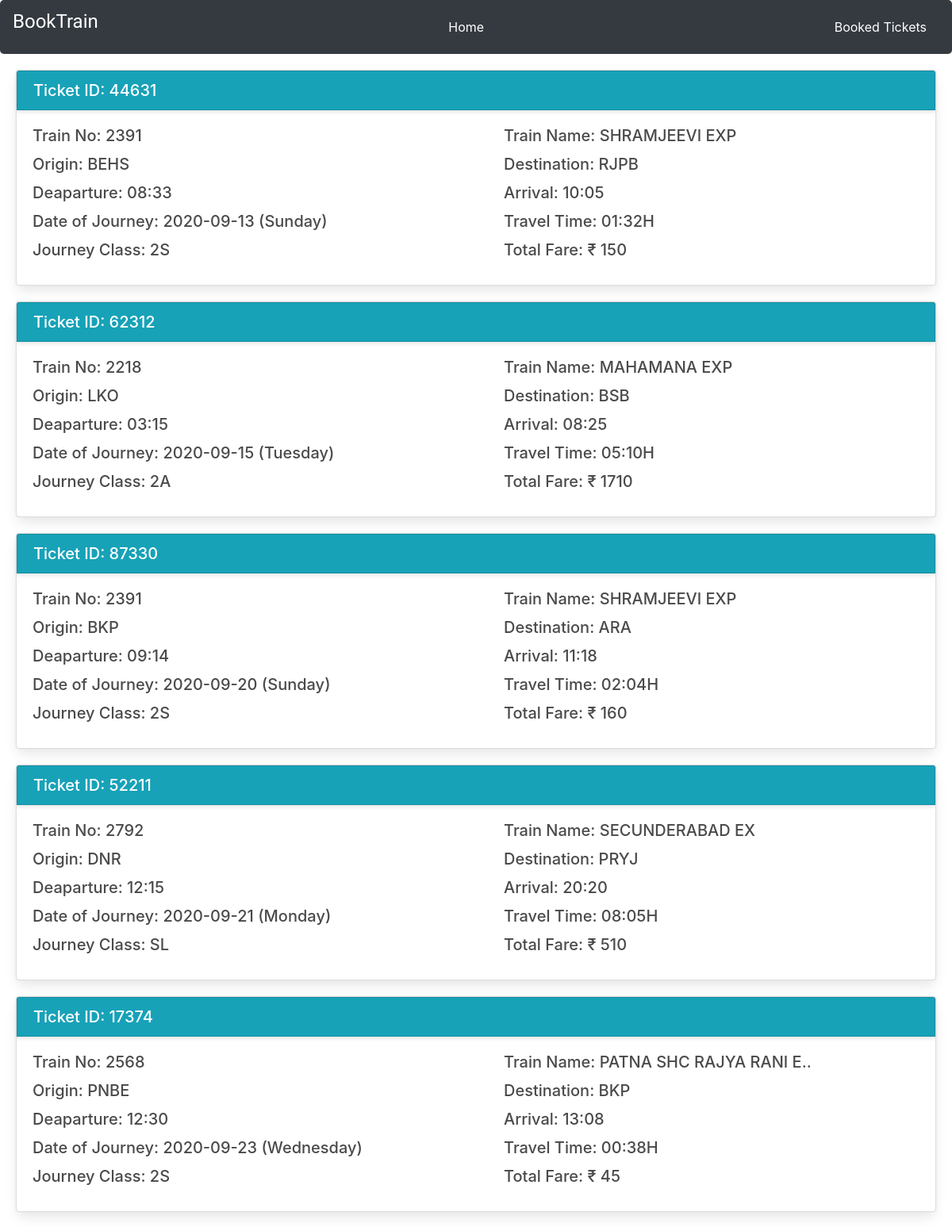
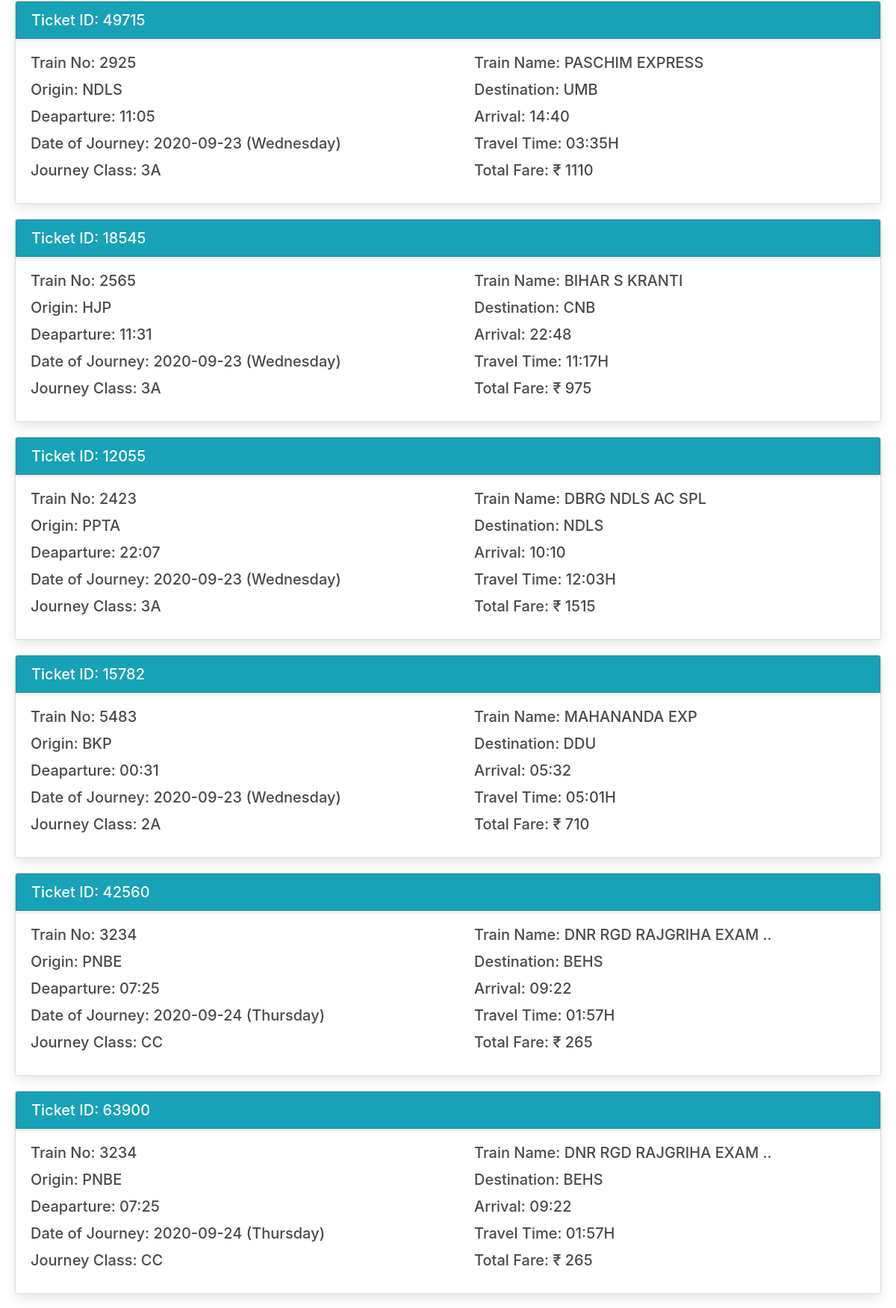
The page /history/ (upper part) on the database its author committed (2 pictures, top to bottom).
### Train_app/models.py (models this page shows, shortened)
class TicketModel(models.Model):
    Ticket_id = models.IntegerField(null=True)
    Train_number = models.IntegerField()
    Train_name = models.CharField(max_length=256)
    Origin = models.CharField(max_length=100)
    Destination = models.CharField(max_length=100)
    Departure = models.CharField(max_length=100)
    Arrival = models.CharField(max_length=100)
    Travel_time = models.CharField(max_length=100)
    Date = models.CharField(max_length=100)
    Day = models.CharField(max_length=100)
    Class = models.CharField(max_length=100)
    Price = models.CharField(max_length=100)
    Status = models.CharField(max_length=100)
    Payment = models.CharField(max_length=100, null=True)

### Train_app/views.py (the view)
# urls.py: path("history/", views.history, name="history"),
def history(request):
    ticket = TicketModel.objects.all().order_by("Date")
    return render(request, "Train_app/history.html", {'ticket': ticket})

### templates/Train_app/history.html
{% extends "Train_app/base.html" %}
{% block body %}
{% for i in ticket %}
<a href="{% url "bookhis" pk=i.Ticket_id %}">
  <div class="card" style="margin: 20px;">
  <h5 class="card-header card bg-info text-white">Ticket ID: {{i.Ticket_id}}</h5>
  <div class="row">
  <div class="col-sm-6">
    <div class="card-body">
      <h5 class="card-title">Train No: {{i.Train_number}}</h5>
      <h5 class="card-title">Origin: {{i.Origin}}</h5>
      <h5 class="card-title">Deaparture: {{i.Departure}}</h5>
      <h5 class="card-title">Date of Journey: {{i.Date}} ({{i.Day}})</h5>
      <h5 class="card-title">Journey Class: {{i.Class}}</h5>
    </div>
  </div>
  <div class="col-sm-6">
    <div class="card-body">
      <h5 class="card-title">Train Name: {{i.Train_name}}</h5>
      <h5 class="card-title">Destination: {{i.Destination}}</h5>
      <h5 class="card-title">Arrival: {{i.Arrival}}</h5>
      <h5 class="card-title">Travel Time: {{i.Travel_time}}</h5>
      <h5 class="card-title">Total Fare: ₹ {{i.Price}}</h5>
    </div>
  </div>
  </div>
  </div>
</a>
{% endfor %}
{% endblock %}

### rows shown on the page
TicketModel: Ticket_id "44631", Train_number "2391", Origin "BEHS", Departure "08:33", Date "2020-09-13", Day "Sunday", Class "2S", Train_name "SHRAMJEEVI EXP", Destination "RJPB", Arrival "10:05", Travel_time "01:32H", Price "150"
TicketModel: Ticket_id "62312", Train_number "2218", Origin "LKO", Departure "03:15", Date "2020-09-15", Day "Tuesday", Class "2A", Train_name "MAHAMANA EXP", Destination "BSB", Arrival "08:25", Travel_time "05:10H", Price "1710"
TicketModel: Ticket_id "87330", Train_number "2391", Origin "BKP", Departure "09:14", Date "2020-09-20", Day "Sunday", Class "2S", Train_name "SHRAMJEEVI EXP", Destination "ARA", Arrival "11:18", Travel_time "02:04H", Price "160"
TicketModel: Ticket_id "52211", Train_number "2792", Origin "DNR", Departure "12:15", Date "2020-09-21", Day "Monday", Class "SL", Train_name "SECUNDERABAD EX", Destination "PRYJ", Arrival "20:20", Travel_time "08:05H", Price "510"
TicketModel: Ticket_id "17374", Train_number "2568", Origin "PNBE", Departure "12:30", Date "2020-09-23", Day "Wednesday", Class "2S", Train_name "PATNA SHC RAJYA RANI E..", Destination "BKP", Arrival "13:08", Travel_time "00:38H", Price "45"
TicketModel: Ticket_id "49715", Train_number "2925", Origin "NDLS", Departure "11:05", Date "2020-09-23", Day "Wednesday", Class "3A", Train_name "PASCHIM EXPRESS", Destination "UMB", Arrival "14:40", Travel_time "03:35H", Price "1110"
TicketModel: Ticket_id "18545", Train_number "2565", Origin "HJP", Departure "11:31", Date "2020-09-23", Day "Wednesday", Class "3A", Train_name "BIHAR S KRANTI", Destination "CNB", Arrival "22:48", Travel_time "11:17H", Price "975"
TicketModel: Ticket_id "12055", Train_number "2423", Origin "PPTA", Departure "22:07", Date "2020-09-23", Day "Wednesday", Class "3A", Train_name "DBRG NDLS AC SPL", Destination "NDLS", Arrival "10:10", Travel_time "12:03H", Price "1515"
TicketModel: Ticket_id "15782", Train_number "5483", Origin "BKP", Departure "00:31", Date "2020-09-23", Day "Wednesday", Class "2A", Train_name "MAHANANDA EXP", Destination "DDU", Arrival "05:32", Travel_time "05:01H", Price "710"
TicketModel: Ticket_id "42560", Train_number "3234", Origin "PNBE", Departure "07:25", Date "2020-09-24", Day "Thursday", Class "CC", Train_name "DNR RGD RAJGRIHA EXAM ..", Destination "BEHS", Arrival "09:22", Travel_time "01:57H", Price "265"
TicketModel: Ticket_id "63900", Train_number "3234", Origin "PNBE", Departure "07:25", Date "2020-09-24", Day "Thursday", Class "CC", Train_name "DNR RGD RAJGRIHA EXAM ..", Destination "BEHS", Arrival "09:22", Travel_time "01:57H", Price "265"
